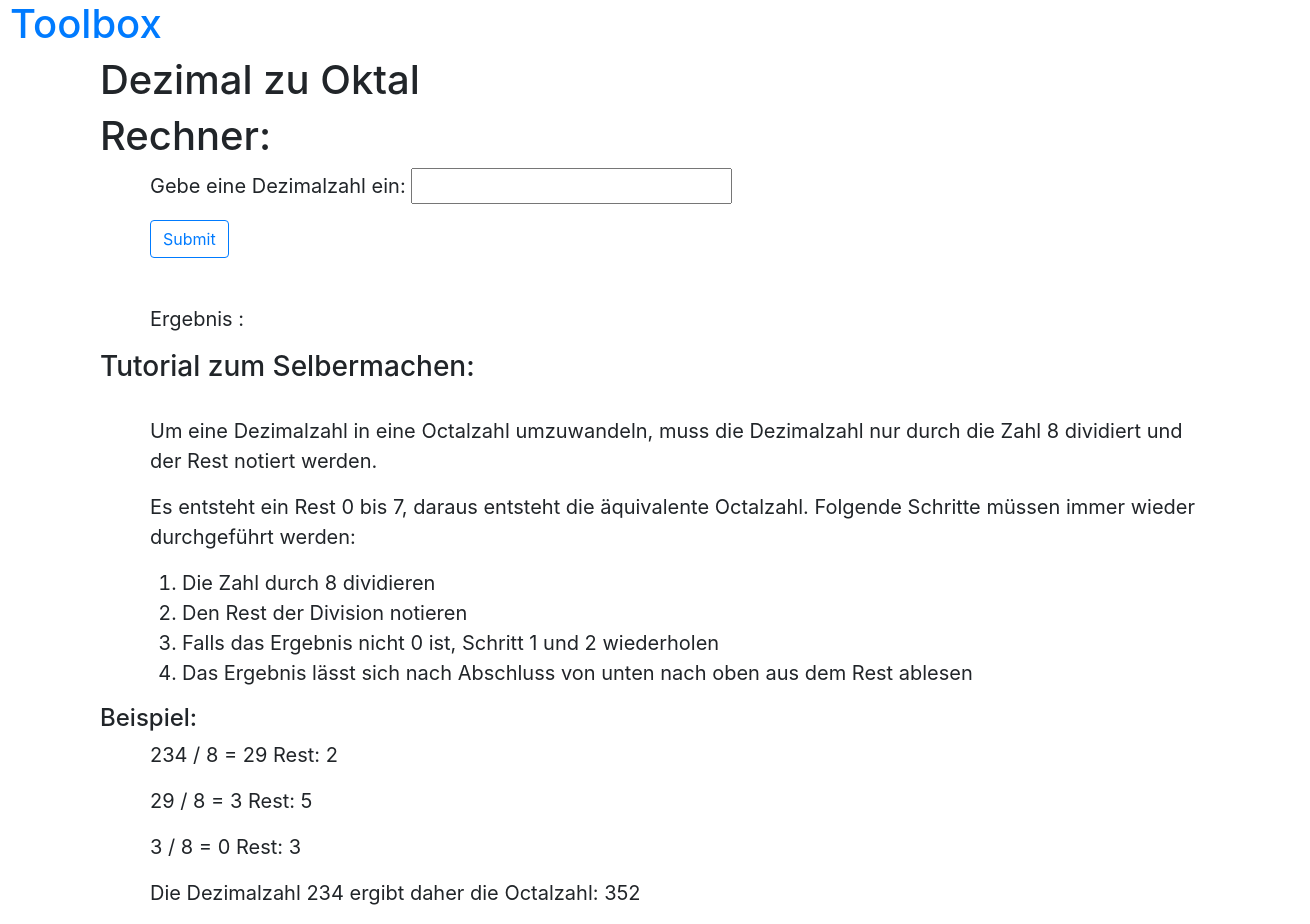
Page /4/ on the committed database.
### app/models.py (models this page shows)
class Application(models.Model):
    class Meta:
        verbose_name_plural = 'Applications'
    id = models.IntegerField(primary_key=True)
    name = models.CharField(max_length=30)
    description = models.CharField(max_length=300)
    functionname = models.CharField(max_length=500)
    templatetext = models.CharField(max_length=500)
    inputanzahl = models.IntegerField()
    outputanzahl = models.IntegerField()
    errormessage = models.CharField(max_length=100)

### app/views.py (the view)
# urls.py: path('<int:pk>/', manage_functions, name='manage'),
def manage_functions(request, pk=None):
    if pk:
        function = Application.objects.get(pk=pk)
    val = function.templatetext.replace('{{ opci }}', '0').replace('{{ error }}', '')
    for i in range(1, function.outputanzahl + 1):
        val = val.replace('{{ ' + alphabet[i] + ' }}', '')
    return render(request, f'app/template.html',
                  {'page_title': f'{function.name}',
                   'id': f'{pk}',
                   'op': 0,
                   'templatecode': val,
                   'description': function.description,
                   })

### templates/app/template.html (shortened to what this page needs)
{% extends 'app/base.html' %}
{% load bootstrap4 %}
{% block content %}
    <h1 style="margin-left: 50px;">{{ page_title }}</h1>
    <h1 style="margin-left: 50px;">Rechner:</h1>
    <form action="results" method="post">
        <div style="margin-left: 100px; font-size: 20px;">
            {{ templatecode |safe}}
        </div>
    </form>
    {{ description |safe }}
{% endblock %}

### rows in the picture
Application: name "Dezimal zu Oktal", description "Tutorial zum Selbermachen: Um eine Dezimalzahl in eine Octalzahl umzuwandeln, muss die Dezimalzahl nur durch die Zahl 8 dividiert und der Rest notiert werden. Es entsteht ein Rest 0 bis 7, daraus entsteht die äquivalente Octalzahl. Folgende Schritte müssen immer wieder durchgeführt werden: Die Zahl durch 8 dividieren Den Rest der Division notieren Falls das Ergebnis nicht 0 ist, Schritt 1 und 2 wiederholen Das Ergebnis lässt sich nach Abschluss von unten nach oben aus dem Rest ablesen Beispiel: 234 / 8 = 29 Rest: 2 29 / 8 = 3 Rest: 5 3 / 8 = 0 Rest: 3 Die Dezimalzahl 234 ergibt daher die Octalzahl: 352"
